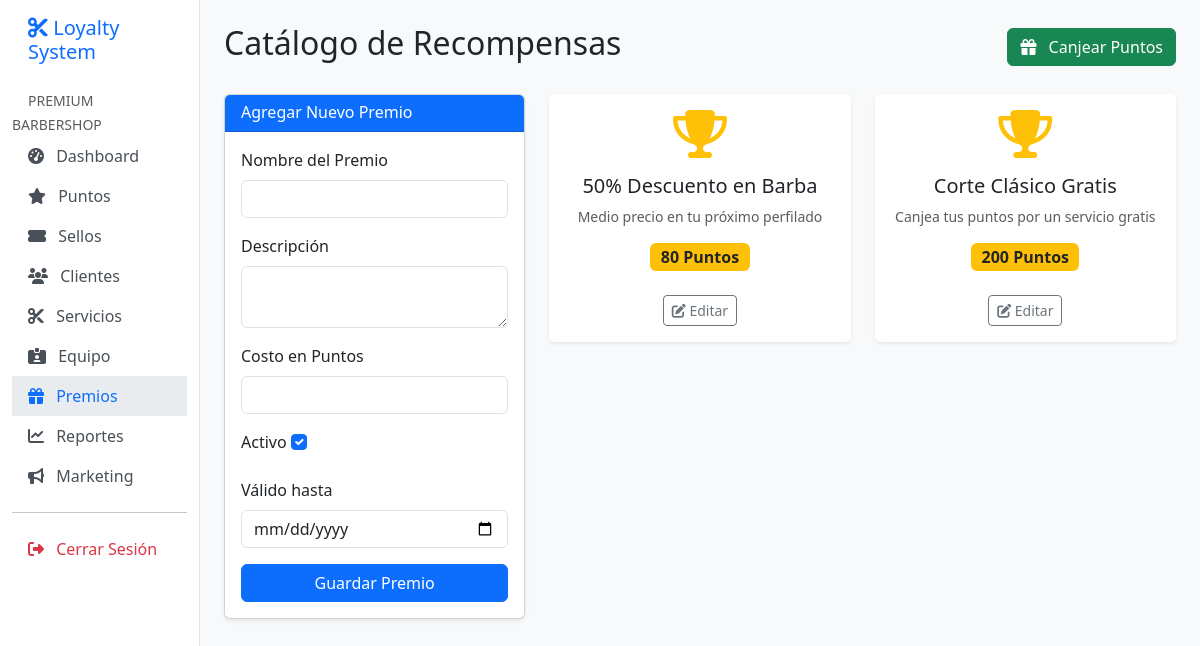
Page /app/rewards/catalog/ (signed in) on the committed database.
### apps/core/models.py (models this page shows, shortened)
class Organization(models.Model):
    name = models.CharField(max_length=255, verbose_name="Nombre del Negocio")
    slug = models.SlugField(max_length=255, unique=True, verbose_name="Slug URL")
    owner = models.ForeignKey(
        settings.AUTH_USER_MODEL,
        on_delete=models.PROTECT,
        related_name='owned_organizations',
        verbose_name="Dueño"
    )
    logo = models.ImageField(upload_to='logos/', null=True, blank=True, verbose_name="Logo")
    primary_color = models.CharField(max_length=7, default='#3B82F6', verbose_name="Color Primario")
    timezone = models.CharField(max_length=50, default='America/Lima', verbose_name="Zona Horaria")
    currency = models.CharField(max_length=3, default='PEN', verbose_name="Moneda")
    is_active = models.BooleanField(default=True, verbose_name="Activo")
    created_at = models.DateTimeField(auto_now_add=True, verbose_name="Creado el")
    updated_at = models.DateTimeField(auto_now=True, verbose_name="Actualizado el")
    class Meta:
        verbose_name = "Organización"
        verbose_name_plural = "Organizaciones"

### apps/users/models.py (models this page shows, shortened)
class User(AbstractUser):
    email = models.EmailField(unique=True, verbose_name="Correo Electrónico")
    is_owner = models.BooleanField(default=False, verbose_name="Es Dueño")
    is_staff_member = models.BooleanField(default=False, verbose_name="Es Trabajador")
    is_customer = models.BooleanField(default=False, verbose_name="Es Cliente")
    organization = models.ForeignKey(
        'core.Organization',
        on_delete=models.CASCADE,
        null=True,
        blank=True,
        related_name='users',
        verbose_name="Organización"
    )
    phone = models.CharField(max_length=20, blank=True, null=True, verbose_name="Teléfono")
    avatar = models.ImageField(upload_to='avatars/', blank=True, null=True, verbose_name="Avatar")
    USERNAME_FIELD = 'email'
    REQUIRED_FIELDS = ['username']
    class Meta:
        verbose_name = "Usuario"
        verbose_name_plural = "Usuarios"

### apps/rewards/models.py (models this page shows, shortened)
class Reward(TenantAwareModel):
    name = models.CharField(max_length=150, verbose_name="Nombre del Premio")
    description = models.TextField(blank=True, verbose_name="Descripción")
    points_cost = models.PositiveIntegerField(verbose_name="Costo en Puntos")
    is_active = models.BooleanField(default=True, verbose_name="Activo")
    valid_until = models.DateField(null=True, blank=True, verbose_name="Válido hasta")
    class Meta:
        verbose_name = "Recompensa"
        verbose_name_plural = "Recompensas"
        ordering = ['points_cost']

### apps/rewards/views.py (the view)
# urls.py: path('catalog/', views.reward_list, name='reward_list'),
@login_required
def reward_list(request):
    rewards = Reward.objects.filter(organization=request.tenant)
    if request.method == 'POST':
        form = RewardForm(request.POST)
        if form.is_valid():
            reward = form.save(commit=False)
            reward.organization = request.tenant
            reward.save()
            messages.success(request, "Premio agregado al catálogo.")
            return redirect('rewards:reward_list')
    else:
        form = RewardForm()
    return render(request, 'rewards/reward_list.html', {'rewards': rewards, 'form': form, 'title': 'Catálogo de Recompensas'})

### apps/rewards/forms.py
class RewardForm(forms.ModelForm):
    class Meta:
        model = Reward
        fields = ['name', 'description', 'points_cost', 'is_active', 'valid_until']
        widgets = {
            'name': forms.TextInput(attrs={'class': 'form-control'}),
            'description': forms.Textarea(attrs={'class': 'form-control', 'rows': 2}),
            'points_cost': forms.NumberInput(attrs={'class': 'form-control'}),
            'is_active': forms.CheckboxInput(attrs={'class': 'form-check-input mb-2'}),
            'valid_until': forms.DateInput(attrs={'class': 'form-control', 'type': 'date'}),
        }

### apps/core/models.py (called while the page is built)
def set_current_tenant(tenant):
    _thread_locals.tenant = tenant

### apps/rewards/templates/rewards/reward_list.html (shortened to what this page needs)
{% extends 'base.html' %}
{% block content %}
<div class="d-flex justify-content-between align-items-center mb-4">
    <h1 class="h2">{{ title }}</h1>
    <a href="{% url 'rewards:redeem_reward' %}" class="btn btn-success">
        <i class="fas fa-gift me-2"></i> Canjear Puntos
    </a>
</div>
<div class="row">
    <div class="col-md-4 mb-4">
        <div class="card shadow-sm">
            <div class="card-header bg-primary text-white">
                <h6 class="mb-0">Agregar Nuevo Premio</h6>
            </div>
            <div class="card-body">
                <form method="post">
                    {% for field in form %}
                    <div class="mb-3">
                        <label class="form-label">{{ field.label }}</label>
                        {{ field }}
                    </div>
                    {% endfor %}
                    <button type="submit" class="btn btn-primary w-100">Guardar Premio</button>
                </form>
            </div>
        </div>
    </div>
    <div class="col-md-8">
        <div class="row row-cols-1 row-cols-md-2 g-4">
            {% for reward in rewards %}
            <div class="col">
                <div class="card h-100 shadow-sm border-0 {% if not reward.is_active %}opacity-50{% endif %}">
                    <div class="card-body text-center">
                        <div class="mb-3 text-warning">
                            <i class="fas fa-trophy fa-3x"></i>
                        </div>
                        <h5 class="card-title">{{ reward.name }}</h5>
                        <p class="card-text text-muted small">{{ reward.description }}</p>
                        <span class="badge bg-warning text-dark fs-6">{{ reward.points_cost }} Puntos</span>
                    </div>
                    <div class="card-footer bg-white border-top-0 text-center pb-3">
                        <a href="{% url 'rewards:reward_edit' reward.pk %}" class="btn btn-sm btn-outline-secondary">
                            <i class="fas fa-edit"></i> Editar
                        </a>
                    </div>
                </div>
            </div>
            {% empty %}
            <div class="col-12 text-center py-5 text-muted">
                <p>No hay premios definidos en el catálogo.</p>
            </div>
            {% endfor %}
        </div>
    </div>
</div>
{% endblock %}

### templates/base.html (shortened to what this page needs)
<!DOCTYPE html>
<html lang="es-pe">
<head>
    <link href="https://cdn.jsdelivr.net/npm/bootstrap@5.3.0/dist/css/bootstrap.min.css" rel="stylesheet">
    <link rel="stylesheet" href="https://cdnjs.cloudflare.com/ajax/libs/font-awesome/6.4.0/css/all.min.css">
</head>
<body>
<div class="container-fluid">
    <div class="row">
        {% if user.is_authenticated %}
        <nav id="sidebar" class="col-md-3 col-lg-2 d-md-block sidebar collapse pt-3">
            <div class="position-sticky">
                <h5 class="px-3 mb-4 text-primary"><i class="fas fa-cut"></i> Loyalty System</h5>
                <ul class="nav flex-column">
                    {% if request.tenant %}
                    <li class="nav-item">
                        <small class="text-muted px-3 text-uppercase">{{ request.tenant.name|default:user.organization.name }}</small>
                    </li>
                    <li class="nav-item">
                        <a class="nav-link {% if request.resolver_match.app_name == 'core' and request.resolver_match.url_name == 'dashboard' %}active{% endif %}" href="{% url 'core:dashboard' %}">
                            <i class="fas fa-tachometer-alt me-2"></i> Dashboard
                        </a>
                    </li>
                    <li class="nav-item">
                        <a class="nav-link {% if 'loyalty' in request.path %}active{% endif %}" href="{% url 'loyalty:transaction_list' %}">
                            <i class="fas fa-star me-2"></i> Puntos
                        </a>
                    </li>
                    <li class="nav-item">
                        <a class="nav-link {% if 'stamps' in request.path %}active{% endif %}" href="{% url 'stamps:card_list' %}">
                            <i class="fas fa-ticket-alt me-2"></i> Sellos
                        </a>
                    </li>
                    <li class="nav-item">
                        <a class="nav-link {% if 'customers' in request.path %}active{% endif %}" href="{% url 'customers:customer_list' %}">
                            <i class="fas fa-users me-2"></i> Clientes
                        </a>
                    </li>
                    <li class="nav-item">
                        <a class="nav-link {% if 'services' in request.path %}active{% endif %}" href="{% url 'services:service_list' %}">
                            <i class="fas fa-cut me-2"></i> Servicios
                        </a>
                    </li>
                    {% if user.is_owner %}
                    <li class="nav-item">
                        <a class="nav-link {% if 'workers' in request.path %}active{% endif %}" href="{% url 'users:worker_list' %}">
                            <i class="fas fa-id-card-alt me-2"></i> Equipo
                        </a>
                    </li>
                    {% endif %}
                    <li class="nav-item">
                        <a class="nav-link {% if 'rewards' in request.path %}active{% endif %}" href="{% url 'rewards:reward_list' %}">
                            <i class="fas fa-gift me-2"></i> Premios
                        </a>
                    </li>
                    <li class="nav-item">
                        <a class="nav-link {% if 'reports' in request.path %}active{% endif %}" href="{% url 'reports:transaction_report' %}">
                            <i class="fas fa-chart-line me-2"></i> Reportes
                        </a>
                    </li>
                    <li class="nav-item">
                        <a class="nav-link {% if 'campaigns' in request.path %}active{% endif %}" href="{% url 'campaigns:campaign_list' %}">
                            <i class="fas fa-bullhorn me-2"></i> Marketing
                        </a>
                    </li>
                    {% endif %}
                    <hr>
                    <li class="nav-item">
                        <form action="{% url 'users:logout' %}" method="post">
                            <button type="submit" class="nav-link border-0 bg-transparent text-danger">
                                <i class="fas fa-sign-out-alt me-2"></i> Cerrar Sesión
                            </button>
                        </form>
                    </li>
                </ul>
            </div>
        </nav>
        {% endif %}
        <main class="{% if user.is_authenticated %}col-md-9 ms-sm-auto col-lg-10 px-md-4{% else %}col-12{% endif %} py-4">
            {% block content %}{% endblock %}
        </main>
    </div>
</div>
</body>
</html>

### templates/base.html (style rules this page uses)
body { background-color: #f8f9fa; }
.sidebar { min-height: 100vh; background-color: #ffffff; border-right: 1px solid #dee2e6; }
.nav-link { color: #495057; font-weight: 500; }
.nav-link.active { color: #0d6efd; background-color: #e9ecef; }

### rows in the picture
Organization: tenant.name "PREMIUM BARBERSHOP"
Reward: name "50% Descuento en Barba", description "Medio precio en tu próximo perfilado", points_cost "80"
Reward: name "Corte Clásico Gratis", description "Canjea tus puntos por un servicio gratis", points_cost "200"

### other values in the picture
{{ title }} "Catálogo de Recompensas"
{{ field.label }} "Nombre del Premio" "Descripción" "Costo en Puntos" "Activo" "Válido hasta"
